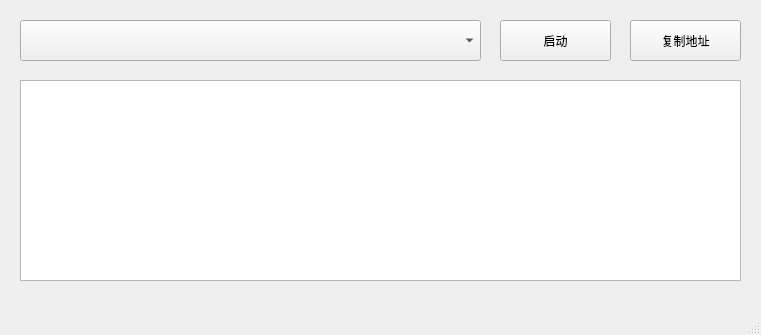
<?xml version="1.0" encoding="UTF-8"?>
<ui version="4.0">
 <class>MainWindow</class>
 <widget class="QMainWindow" name="MainWindow">
  <property name="geometry">
   <rect>
    <x>0</x>
    <y>0</y>
    <width>761</width>
    <height>335</height>
   </rect>
  </property>
  <property name="windowTitle">
   <string>MainWindow</string>
  </property>
  <widget class="QWidget" name="centralwidget">
   <widget class="QTextEdit" name="textEdit_log">
    <property name="geometry">
     <rect>
      <x>20</x>
      <y>80</y>
      <width>721</width>
      <height>201</height>
     </rect>
    </property>
   </widget>
   <widget class="QPushButton" name="pushButton_start">
    <property name="geometry">
     <rect>
      <x>500</x>
      <y>20</y>
      <width>111</width>
      <height>41</height>
     </rect>
    </property>
    <property name="text">
     <string>启动</string>
    </property>
   </widget>
   <widget class="QComboBox" name="comboBox_url">
    <property name="geometry">
     <rect>
      <x>20</x>
      <y>20</y>
      <width>461</width>
      <height>41</height>
     </rect>
    </property>
   </widget>
   <widget class="QPushButton" name="pushButton_copy">
    <property name="geometry">
     <rect>
      <x>630</x>
      <y>20</y>
      <width>111</width>
      <height>41</height>
     </rect>
    </property>
    <property name="text">
     <string>复制地址</string>
    </property>
   </widget>
  </widget>
  <widget class="QMenuBar" name="menubar">
   <property name="geometry">
    <rect>
     <x>0</x>
     <y>0</y>
     <width>761</width>
     <height>26</height>
    </rect>
   </property>
  </widget>
  <widget class="QStatusBar" name="statusbar"/>
 </widget>
 <resources/>
 <connections/>
</ui>
